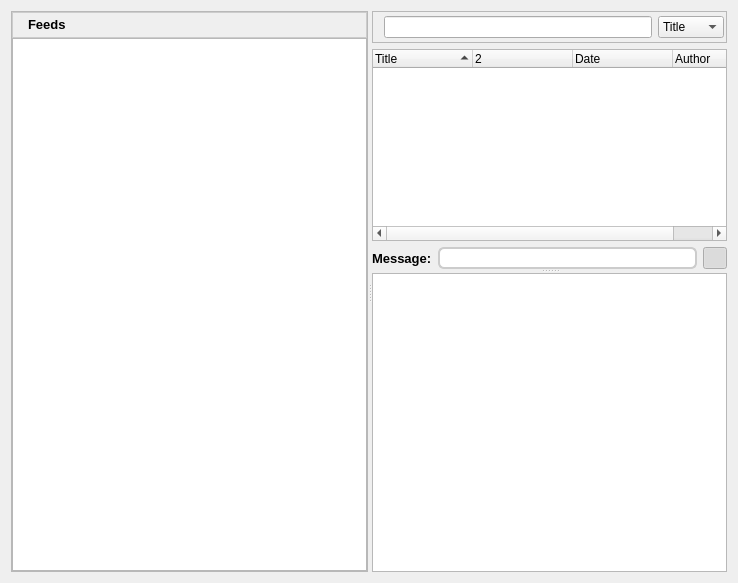
<?xml version="1.0" encoding="UTF-8"?>
<ui version="4.0">
 <class>FeedReaderDialog</class>
 <widget class="QWidget" name="FeedReaderDialog">
  <property name="geometry">
   <rect>
    <x>0</x>
    <y>0</y>
    <width>738</width>
    <height>583</height>
   </rect>
  </property>
  <property name="windowTitle">
   <string/>
  </property>
  <layout class="QHBoxLayout" name="horizontalLayout_2">
   <item>
    <widget class="QSplitter" name="splitter">
     <property name="orientation">
      <enum>Qt::Horizontal</enum>
     </property>
     <widget class="QFrame" name="feedFrame">
      <property name="baseSize">
       <size>
        <width>300</width>
        <height>300</height>
       </size>
      </property>
      <property name="styleSheet">
       <string notr="true">QFrame#frame{border: none;}</string>
      </property>
      <property name="frameShape">
       <enum>QFrame::StyledPanel</enum>
      </property>
      <property name="frameShadow">
       <enum>QFrame::Raised</enum>
      </property>
      <layout class="QGridLayout">
       <property name="margin">
        <number>0</number>
       </property>
       <property name="spacing">
        <number>0</number>
       </property>
       <item row="0" column="0">
        <widget class="QFrame" name="feedsHeaderFrame">
         <property name="styleSheet">
          <string notr="true"> QFrame#feedsHeaderFrame{
background-color: qlineargradient(x1:0, y1:0, x2:0, y2:1,
                                       stop:0 #FEFEFE, stop:1 #E8E8E8);

border: 1px solid #CCCCCC;}

</string>
         </property>
         <property name="frameShape">
          <enum>QFrame::StyledPanel</enum>
         </property>
         <property name="frameShadow">
          <enum>QFrame::Raised</enum>
         </property>
         <layout class="QHBoxLayout" name="horizontalLayout_4">
          <property name="margin">
           <number>2</number>
          </property>
          <item>
           <widget class="QLabel" name="feedsIcon">
            <property name="text">
             <string/>
            </property>
            <property name="pixmap">
             <pixmap resource="FeedReader_images.qrc">:/images/Feed.png</pixmap>
            </property>
           </widget>
          </item>
          <item>
           <widget class="QLabel" name="feedsLabel">
            <property name="text">
             <string>&lt;!DOCTYPE HTML PUBLIC &quot;-//W3C//DTD HTML 4.0//EN&quot; &quot;http://www.w3.org/TR/REC-html40/strict.dtd&quot;&gt;
&lt;html&gt;&lt;head&gt;&lt;meta name=&quot;qrichtext&quot; content=&quot;1&quot; /&gt;&lt;style type=&quot;text/css&quot;&gt;
p, li { white-space: pre-wrap; }
&lt;/style&gt;&lt;/head&gt;&lt;body style=&quot; font-family:'MS Shell Dlg 2'; font-size:8.25pt; font-weight:400; font-style:normal;&quot;&gt;
&lt;p style=&quot; margin-top:0px; margin-bottom:0px; margin-left:0px; margin-right:0px; -qt-block-indent:0; text-indent:0px;&quot;&gt;&lt;span style=&quot; font-family:'Arial'; font-size:10pt; font-weight:600;&quot;&gt;Feeds&lt;/span&gt;&lt;/p&gt;&lt;/body&gt;&lt;/html&gt;</string>
            </property>
           </widget>
          </item>
          <item>
           <spacer>
            <property name="orientation">
             <enum>Qt::Horizontal</enum>
            </property>
            <property name="sizeHint" stdset="0">
             <size>
              <width>0</width>
              <height>20</height>
             </size>
            </property>
           </spacer>
          </item>
         </layout>
        </widget>
       </item>
       <item row="1" column="0">
        <widget class="QTreeWidget" name="feedTreeWidget">
         <property name="font">
          <font>
           <pointsize>9</pointsize>
          </font>
         </property>
         <property name="contextMenuPolicy">
          <enum>Qt::CustomContextMenu</enum>
         </property>
         <property name="editTriggers">
          <set>QAbstractItemView::NoEditTriggers</set>
         </property>
         <property name="rootIsDecorated">
          <bool>false</bool>
         </property>
         <property name="headerHidden">
          <bool>true</bool>
         </property>
         <column>
          <property name="text">
           <string notr="true"/>
          </property>
         </column>
        </widget>
       </item>
      </layout>
     </widget>
     <widget class="QSplitter" name="msgSplitter">
      <property name="orientation">
       <enum>Qt::Vertical</enum>
      </property>
      <widget class="QWidget" name="layoutWidget">
       <layout class="QGridLayout" name="msgFrame">
        <item row="1" column="0">
         <widget class="QFrame" name="filterFrame">
          <property name="minimumSize">
           <size>
            <width>0</width>
            <height>32</height>
           </size>
          </property>
          <property name="styleSheet">
           <string notr="true"> QFrame#frame_2{
background-color: qlineargradient(x1:0, y1:0, x2:0, y2:1,
                                       stop:0 #FEFEFE, stop:1 #E8E8E8);

border: 1px solid #CCCCCC;}</string>
          </property>
          <property name="frameShape">
           <enum>QFrame::StyledPanel</enum>
          </property>
          <property name="frameShadow">
           <enum>QFrame::Raised</enum>
          </property>
          <layout class="QGridLayout" name="_7">
           <property name="margin">
            <number>2</number>
           </property>
           <item row="0" column="0">
            <layout class="QHBoxLayout" name="horizontalLayout">
             <property name="spacing">
              <number>2</number>
             </property>
             <item>
              <widget class="QLabel" name="filterLabel">
               <property name="text">
                <string/>
               </property>
               <property name="pixmap">
                <pixmap resource="../../../retroshare-gui/src/gui/images.qrc">:/images/find-16.png</pixmap>
               </property>
              </widget>
             </item>
             <item>
              <widget class="LineEditClear" name="filterLineEdit">
               <property name="toolTip">
                <string>Search forums</string>
               </property>
              </widget>
             </item>
            </layout>
           </item>
           <item row="0" column="1">
            <widget class="QComboBox" name="filterColumnComboBox">
             <property name="minimumSize">
              <size>
               <width>0</width>
               <height>0</height>
              </size>
             </property>
             <property name="font">
              <font>
               <family>MS Shell Dlg 2</family>
              </font>
             </property>
             <property name="currentIndex">
              <number>0</number>
             </property>
             <item>
              <property name="text">
               <string>Title</string>
              </property>
             </item>
             <item>
              <property name="text">
               <string>Date</string>
              </property>
             </item>
             <item>
              <property name="text">
               <string>Author</string>
              </property>
             </item>
            </widget>
           </item>
          </layout>
         </widget>
        </item>
        <item row="3" column="0">
         <widget class="QTreeWidget" name="msgTreeWidget">
          <property name="font">
           <font>
            <pointsize>9</pointsize>
           </font>
          </property>
          <property name="contextMenuPolicy">
           <enum>Qt::CustomContextMenu</enum>
          </property>
          <property name="editTriggers">
           <set>QAbstractItemView::NoEditTriggers</set>
          </property>
          <property name="selectionMode">
           <enum>QAbstractItemView::ExtendedSelection</enum>
          </property>
          <property name="sortingEnabled">
           <bool>true</bool>
          </property>
          <property name="allColumnsShowFocus">
           <bool>true</bool>
          </property>
          <column>
           <property name="text">
            <string>Title</string>
           </property>
          </column>
          <column>
           <property name="text">
            <string/>
           </property>
           <property name="icon">
            <iconset resource="../../../retroshare-gui/src/gui/images.qrc">
             <normaloff>:/images/message-state-header.png</normaloff>:/images/message-state-header.png</iconset>
           </property>
          </column>
          <column>
           <property name="text">
            <string>Date</string>
           </property>
          </column>
          <column>
           <property name="text">
            <string>Author</string>
           </property>
          </column>
         </widget>
        </item>
        <item row="4" column="0">
         <layout class="QGridLayout" name="navFrame">
          <item row="0" column="0">
           <widget class="QLabel" name="msgLabel">
            <property name="sizePolicy">
             <sizepolicy hsizetype="Fixed" vsizetype="Preferred">
              <horstretch>0</horstretch>
              <verstretch>0</verstretch>
             </sizepolicy>
            </property>
            <property name="font">
             <font>
              <pointsize>10</pointsize>
              <weight>75</weight>
              <bold>true</bold>
             </font>
            </property>
            <property name="text">
             <string>Message:</string>
            </property>
           </widget>
          </item>
          <item row="0" column="1">
           <widget class="QLabel" name="msgTitle">
            <property name="styleSheet">
             <string notr="true">QLabel#msgTitle{
border: 2px solid #CCCCCC;
border-radius: 6px;
background: white;}</string>
            </property>
            <property name="wordWrap">
             <bool>true</bool>
            </property>
            <property name="textInteractionFlags">
             <set>Qt::LinksAccessibleByMouse|Qt::TextSelectableByMouse</set>
            </property>
           </widget>
          </item>
          <item row="0" column="2">
           <widget class="QPushButton" name="expandButton">
            <property name="maximumSize">
             <size>
              <width>24</width>
              <height>24</height>
             </size>
            </property>
            <property name="focusPolicy">
             <enum>Qt::NoFocus</enum>
            </property>
            <property name="text">
             <string/>
            </property>
            <property name="icon">
             <iconset resource="../../../retroshare-gui/src/gui/images.qrc">
              <normaloff>:/images/edit_remove24.png</normaloff>:/images/edit_remove24.png</iconset>
            </property>
            <property name="checkable">
             <bool>true</bool>
            </property>
            <property name="checked">
             <bool>true</bool>
            </property>
           </widget>
          </item>
         </layout>
        </item>
       </layout>
      </widget>
      <widget class="LinkTextBrowser" name="msgText">
       <property name="sizePolicy">
        <sizepolicy hsizetype="Expanding" vsizetype="Expanding">
         <horstretch>0</horstretch>
         <verstretch>10</verstretch>
        </sizepolicy>
       </property>
       <property name="font">
        <font>
         <pointsize>9</pointsize>
        </font>
       </property>
      </widget>
     </widget>
    </widget>
   </item>
  </layout>
 </widget>
 <customwidgets>
  <customwidget>
   <class>LineEditClear</class>
   <extends>QLineEdit</extends>
   <header>gui/common/LineEditClear.h</header>
  </customwidget>
  <customwidget>
   <class>LinkTextBrowser</class>
   <extends>QTextBrowser</extends>
   <header>gui/common/LinkTextBrowser.h</header>
  </customwidget>
 </customwidgets>
 <resources>
  <include location="FeedReader_images.qrc"/>
  <include location="../../../retroshare-gui/src/gui/images.qrc"/>
 </resources>
 <connections/>
</ui>
